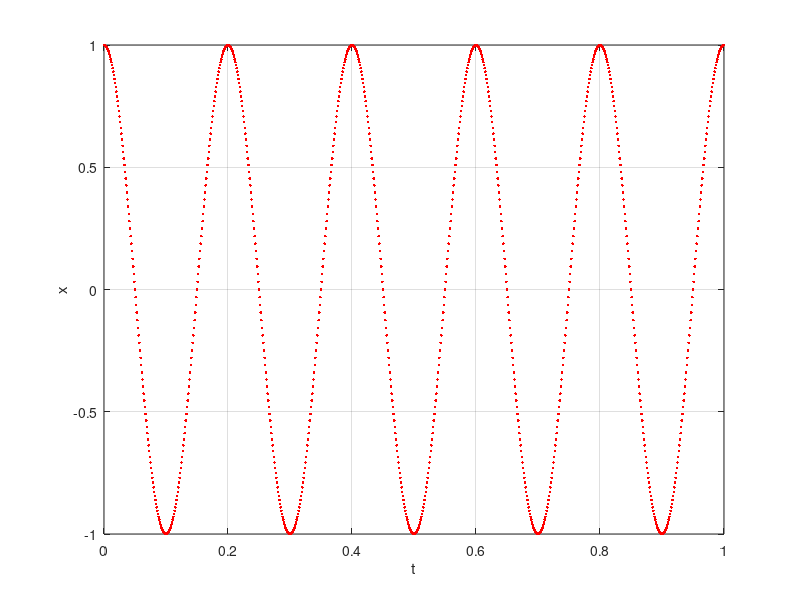

This figure's MATLAB source:
ts = 0.001;
nf = 1;

f = 5;
A = 1;
fase = pi ./ 2;

T = 1./f;
w = f.*2.*pi;

t = 0:ts:nf;
x = A.*sin(w.*t + fase);

plot(t,x,"r.")
xlabel("t");
ylabel("x");
grid